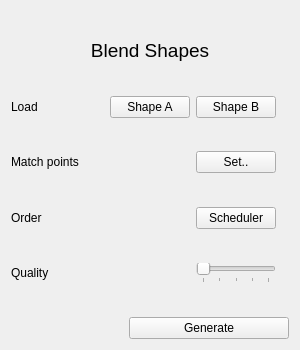
<?xml version="1.0" encoding="UTF-8"?>
<ui version="4.0">
 <class>Wizard</class>
 <widget class="QWidget" name="Wizard">
  <property name="geometry">
   <rect>
    <x>0</x>
    <y>0</y>
    <width>300</width>
    <height>350</height>
   </rect>
  </property>
  <property name="minimumSize">
   <size>
    <width>300</width>
    <height>350</height>
   </size>
  </property>
  <property name="maximumSize">
   <size>
    <width>300</width>
    <height>16777215</height>
   </size>
  </property>
  <property name="windowTitle">
   <string>Form</string>
  </property>
  <property name="styleSheet">
   <string notr="true">font-size:12pt &quot;Segoe UI&quot;;</string>
  </property>
  <layout class="QVBoxLayout" name="verticalLayout">
   <item>
    <spacer name="verticalSpacer_6">
     <property name="orientation">
      <enum>Qt::Vertical</enum>
     </property>
     <property name="sizeHint" stdset="0">
      <size>
       <width>20</width>
       <height>0</height>
      </size>
     </property>
    </spacer>
   </item>
   <item>
    <layout class="QVBoxLayout" name="verticalLayout_2">
     <item>
      <widget class="QLabel" name="label_9">
       <property name="styleSheet">
        <string notr="true">font: 14pt;
</string>
       </property>
       <property name="text">
        <string>Blend Shapes</string>
       </property>
       <property name="alignment">
        <set>Qt::AlignCenter</set>
       </property>
      </widget>
     </item>
    </layout>
   </item>
   <item>
    <spacer name="verticalSpacer_3">
     <property name="orientation">
      <enum>Qt::Vertical</enum>
     </property>
     <property name="sizeHint" stdset="0">
      <size>
       <width>20</width>
       <height>0</height>
      </size>
     </property>
    </spacer>
   </item>
   <item>
    <layout class="QHBoxLayout" name="layoutLoading">
     <item>
      <widget class="QLabel" name="label">
       <property name="text">
        <string>Load</string>
       </property>
      </widget>
     </item>
     <item>
      <spacer name="horizontalSpacer">
       <property name="orientation">
        <enum>Qt::Horizontal</enum>
       </property>
       <property name="sizeHint" stdset="0">
        <size>
         <width>40</width>
         <height>20</height>
        </size>
       </property>
      </spacer>
     </item>
     <item>
      <widget class="QPushButton" name="loadAButton">
       <property name="minimumSize">
        <size>
         <width>80</width>
         <height>0</height>
        </size>
       </property>
       <property name="autoFillBackground">
        <bool>false</bool>
       </property>
       <property name="text">
        <string>Shape A</string>
       </property>
      </widget>
     </item>
     <item>
      <widget class="QPushButton" name="loadBButton">
       <property name="minimumSize">
        <size>
         <width>80</width>
         <height>0</height>
        </size>
       </property>
       <property name="text">
        <string>Shape B</string>
       </property>
      </widget>
     </item>
     <item>
      <widget class="QLabel" name="checkLoad">
       <property name="styleSheet">
        <string notr="true">color:green</string>
       </property>
       <property name="text">
        <string/>
       </property>
      </widget>
     </item>
    </layout>
   </item>
   <item>
    <spacer name="verticalSpacer_2">
     <property name="orientation">
      <enum>Qt::Vertical</enum>
     </property>
     <property name="sizeHint" stdset="0">
      <size>
       <width>20</width>
       <height>0</height>
      </size>
     </property>
    </spacer>
   </item>
   <item>
    <layout class="QHBoxLayout" name="layoutMatching">
     <item>
      <widget class="QLabel" name="label_2">
       <property name="text">
        <string>Match points</string>
       </property>
      </widget>
     </item>
     <item>
      <spacer name="horizontalSpacer_2">
       <property name="orientation">
        <enum>Qt::Horizontal</enum>
       </property>
       <property name="sizeHint" stdset="0">
        <size>
         <width>40</width>
         <height>20</height>
        </size>
       </property>
      </spacer>
     </item>
     <item>
      <widget class="QPushButton" name="matchingButton">
       <property name="minimumSize">
        <size>
         <width>80</width>
         <height>0</height>
        </size>
       </property>
       <property name="text">
        <string>Set..</string>
       </property>
      </widget>
     </item>
     <item>
      <widget class="QLabel" name="checkMatch">
       <property name="styleSheet">
        <string notr="true">color:green</string>
       </property>
       <property name="text">
        <string/>
       </property>
      </widget>
     </item>
    </layout>
   </item>
   <item>
    <spacer name="verticalSpacer">
     <property name="orientation">
      <enum>Qt::Vertical</enum>
     </property>
     <property name="sizeHint" stdset="0">
      <size>
       <width>20</width>
       <height>0</height>
      </size>
     </property>
    </spacer>
   </item>
   <item>
    <layout class="QHBoxLayout" name="layoutOrder">
     <item>
      <widget class="QLabel" name="label_3">
       <property name="text">
        <string>Order</string>
       </property>
      </widget>
     </item>
     <item>
      <spacer name="horizontalSpacer_3">
       <property name="orientation">
        <enum>Qt::Horizontal</enum>
       </property>
       <property name="sizeHint" stdset="0">
        <size>
         <width>40</width>
         <height>20</height>
        </size>
       </property>
      </spacer>
     </item>
     <item>
      <widget class="QPushButton" name="schedulerButton">
       <property name="minimumSize">
        <size>
         <width>80</width>
         <height>0</height>
        </size>
       </property>
       <property name="text">
        <string>Scheduler</string>
       </property>
      </widget>
     </item>
     <item>
      <widget class="QLabel" name="checkOrder">
       <property name="styleSheet">
        <string notr="true">color:green</string>
       </property>
       <property name="text">
        <string/>
       </property>
      </widget>
     </item>
    </layout>
   </item>
   <item>
    <spacer name="verticalSpacer_4">
     <property name="orientation">
      <enum>Qt::Vertical</enum>
     </property>
     <property name="sizeHint" stdset="0">
      <size>
       <width>20</width>
       <height>0</height>
      </size>
     </property>
    </spacer>
   </item>
   <item>
    <layout class="QHBoxLayout" name="layoutQuality">
     <item>
      <widget class="QLabel" name="label_4">
       <property name="text">
        <string>Quality</string>
       </property>
      </widget>
     </item>
     <item>
      <spacer name="horizontalSpacer_4">
       <property name="orientation">
        <enum>Qt::Horizontal</enum>
       </property>
       <property name="sizeHint" stdset="0">
        <size>
         <width>40</width>
         <height>20</height>
        </size>
       </property>
      </spacer>
     </item>
     <item>
      <widget class="QSlider" name="horizontalSlider">
       <property name="minimumSize">
        <size>
         <width>80</width>
         <height>0</height>
        </size>
       </property>
       <property name="maximumSize">
        <size>
         <width>80</width>
         <height>16777215</height>
        </size>
       </property>
       <property name="maximum">
        <number>100</number>
       </property>
       <property name="singleStep">
        <number>10</number>
       </property>
       <property name="orientation">
        <enum>Qt::Horizontal</enum>
       </property>
       <property name="tickPosition">
        <enum>QSlider::TicksBelow</enum>
       </property>
       <property name="tickInterval">
        <number>25</number>
       </property>
      </widget>
     </item>
     <item>
      <widget class="QLabel" name="checkQuality">
       <property name="styleSheet">
        <string notr="true">color:green</string>
       </property>
       <property name="text">
        <string/>
       </property>
      </widget>
     </item>
    </layout>
   </item>
   <item>
    <spacer name="verticalSpacer_5">
     <property name="orientation">
      <enum>Qt::Vertical</enum>
     </property>
     <property name="sizeHint" stdset="0">
      <size>
       <width>20</width>
       <height>0</height>
      </size>
     </property>
    </spacer>
   </item>
   <item>
    <layout class="QHBoxLayout" name="layoutGenerate">
     <item>
      <spacer name="horizontalSpacer_5">
       <property name="orientation">
        <enum>Qt::Horizontal</enum>
       </property>
       <property name="sizeHint" stdset="0">
        <size>
         <width>40</width>
         <height>20</height>
        </size>
       </property>
      </spacer>
     </item>
     <item>
      <widget class="QPushButton" name="generateButton">
       <property name="enabled">
        <bool>true</bool>
       </property>
       <property name="minimumSize">
        <size>
         <width>160</width>
         <height>0</height>
        </size>
       </property>
       <property name="text">
        <string>Generate</string>
       </property>
      </widget>
     </item>
    </layout>
   </item>
  </layout>
 </widget>
 <tabstops>
  <tabstop>matchingButton</tabstop>
  <tabstop>schedulerButton</tabstop>
  <tabstop>loadBButton</tabstop>
  <tabstop>loadAButton</tabstop>
  <tabstop>generateButton</tabstop>
 </tabstops>
 <resources/>
 <connections/>
</ui>
